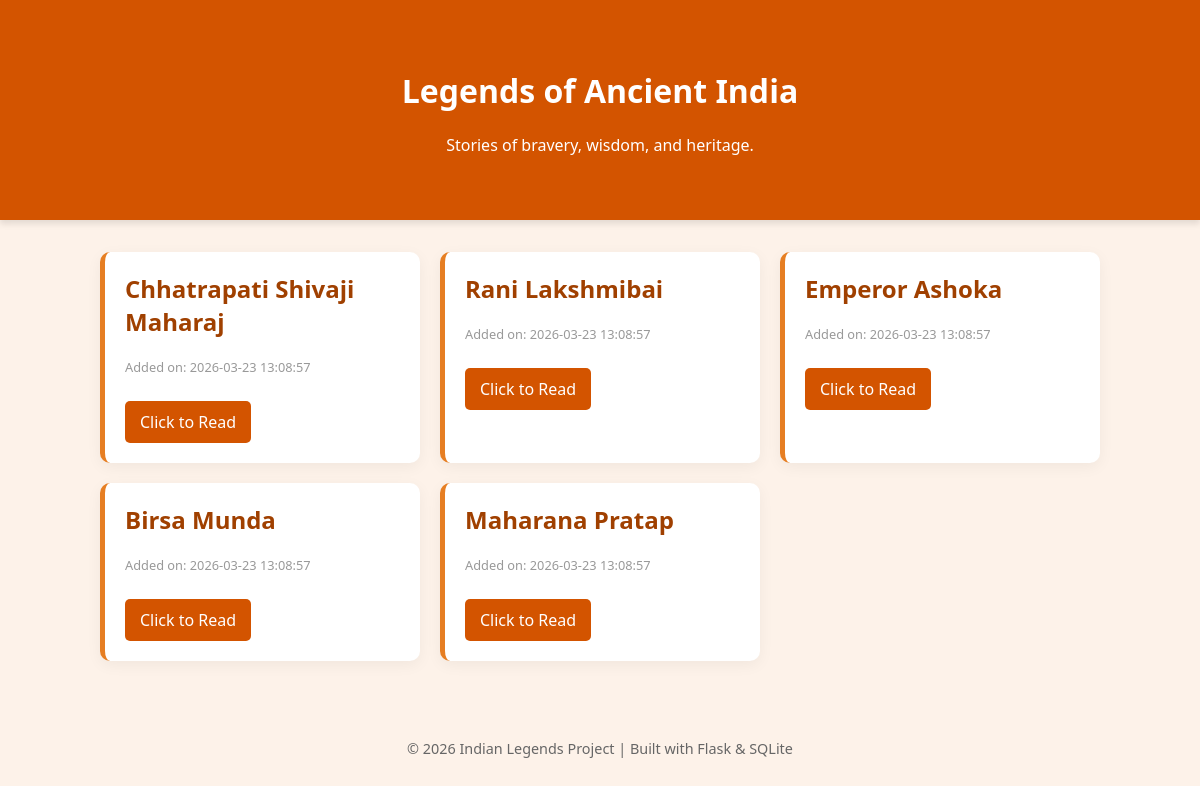
Before: / with the older database file.
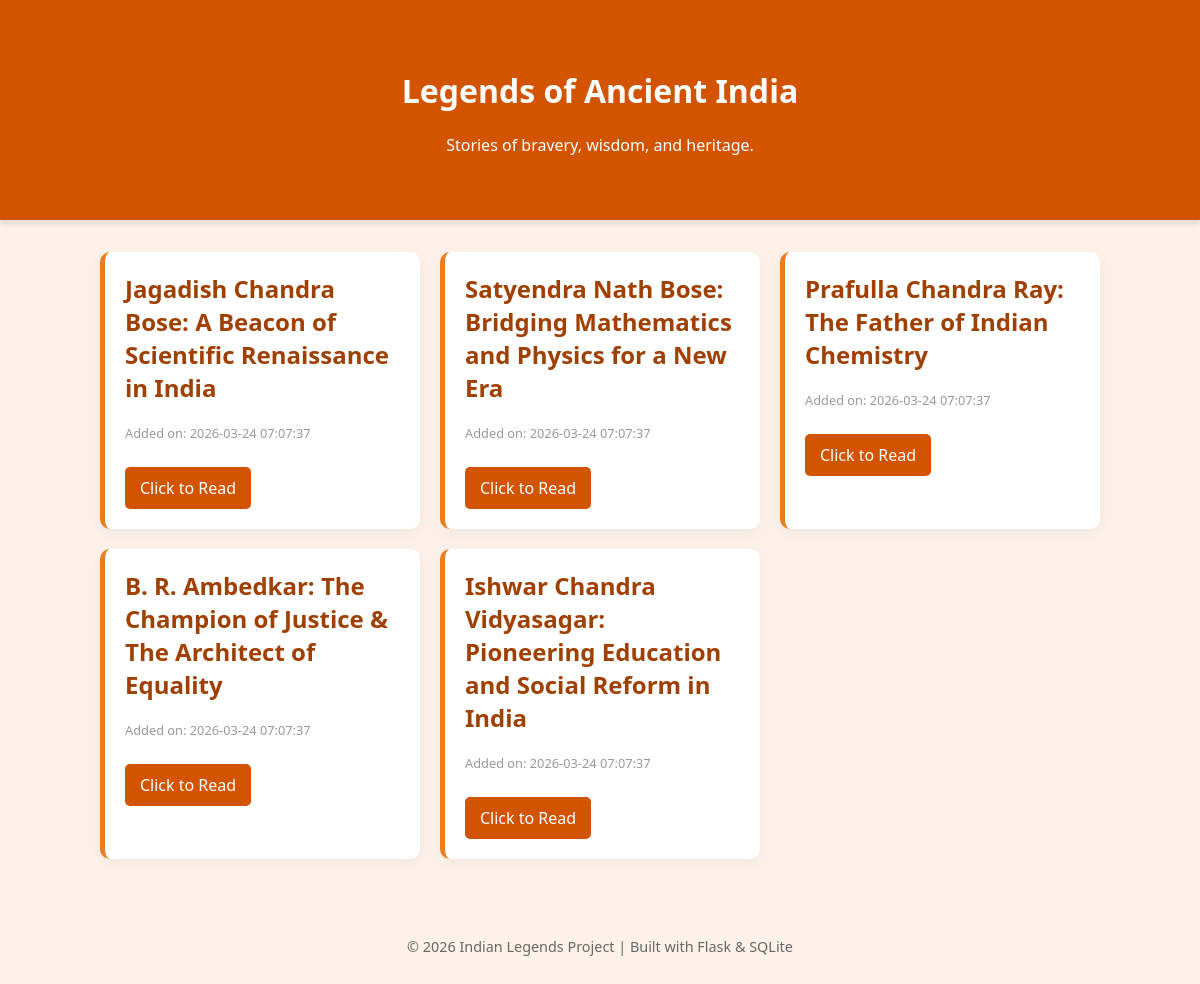
After: the same page with the newer database file.
### tables this page shows
CREATE TABLE posts (
    id INTEGER PRIMARY KEY AUTOINCREMENT,
    created TIMESTAMP NOT NULL DEFAULT CURRENT_TIMESTAMP,
    title TEXT NOT NULL,
    content TEXT NOT NULL
);

### app.py (the view)
@app.route('/')
def index():
    conn = get_db_connection()
    posts = conn.execute('SELECT * FROM posts').fetchall()
    conn.close()
    return render_template('index.html', posts=posts)

### app.py (called while the page is built)
def get_db_connection():
    conn = sqlite3.connect('database.db')
    conn.row_factory = sqlite3.Row
    return conn

### templates/index.html (shortened to what this page needs)
<!DOCTYPE html>
<html lang="en">
<head>
    <link rel="stylesheet" href="{{ url_for('static', filename='style.css') }}">
</head>
<body>
    <header>
        <h1>Legends of Ancient India</h1>
        <p>Stories of bravery, wisdom, and heritage.</p>
    </header>
    <div class="container">
        {% for post in posts %}
            <article class="legend-card">
                <h2>{{ post['title'] }}</h2>
                <span class="date">Added on: {{ post['created'] }}</span>
                <a href="{{ url_for('post', post_id=post['id']) }}" class="read-more">Click to Read</a>
            </article>
        {% endfor %}
    </div>
    <footer>
        <p>&copy; 2026 Indian Legends Project | Built with Flask & SQLite</p>
    </footer>
</body>
</html>

### static/style.css (style rules this page uses)
body { font-family: 'Segoe UI', Tahoma, Geneva, Verdana, sans-serif; background-color: #fdf2e9; margin: 0; color: #333; }
header { background-color: #d35400; color: white; text-align: center; padding: 3rem 1rem; box-shadow: 0 4px 6px rgba(0,0,0,0.1); }
.container { max-width: 1000px; margin: 2rem auto; display: grid; grid-template-columns: repeat(auto-fit, minmax(300px, 1fr)); gap: 20px; padding: 0 20px; }
.legend-card { background: white; padding: 20px; border-radius: 10px; border-left: 5px solid #e67e22; box-shadow: 0 4px 15px rgba(0,0,0,0.05); transition: transform 0.2s; }
h2 { color: #a04000; margin-top: 0; }
.date { font-size: 0.8rem; color: #999; display: block; margin-bottom: 15px; }
.read-more { background-color: #d35400; color: white; border: none; padding: 10px 15px; border-radius: 5px; cursor: pointer; }
footer { text-align: center; padding: 2rem; font-size: 0.9rem; color: #666; }
a.read-more { display: inline-block; text-decoration: none; background-color: #d35400; color: white; padding: 10px 15px; border-radius: 5px; margin-top: 10px; }

Changed rows visible on the page:
removed posts: title "Chhatrapati Shivaji Maharaj", created "2026-03-23 13:08:57"
removed posts: title "Rani Lakshmibai", created "2026-03-23 13:08:57"
removed posts: title "Emperor Ashoka", created "2026-03-23 13:08:57"
removed posts: title "Birsa Munda", created "2026-03-23 13:08:57"
removed posts: title "Maharana Pratap", created "2026-03-23 13:08:57"
added posts: title "Jagadish Chandra Bose: A Beacon of Scientific Renaissance in India", created "2026-03-24 07:07:37"
added posts: title "Satyendra Nath Bose: Bridging Mathematics and Physics for a New Era", created "2026-03-24 07:07:37"
added posts: title "Prafulla Chandra Ray: The Father of Indian Chemistry", created "2026-03-24 07:07:37"
added posts: title "B. R. Ambedkar: The Champion of Justice & The Architect of Equality", created "2026-03-24 07:07:37"
added posts: title "Ishwar Chandra Vidyasagar: Pioneering Education and Social Reform in India", created "2026-03-24 07:07:37"
